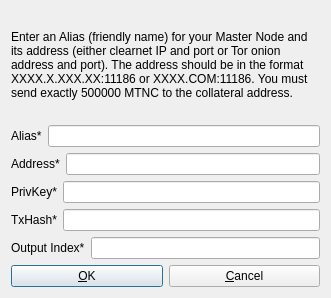
<?xml version="1.0" encoding="UTF-8"?>
<ui version="4.0">
 <class>AddEditAdrenalineNode</class>
 <widget class="QDialog" name="AddEditAdrenalineNode">
  <property name="geometry">
   <rect>
    <x>0</x>
    <y>0</y>
    <width>331</width>
    <height>298</height>
   </rect>
  </property>
  <property name="windowTitle">
   <string>Add/Edit MasternodeCoin Node</string>
  </property>
  <property name="modal">
   <bool>true</bool>
  </property>
  <layout class="QVBoxLayout" name="verticalLayout">
   <item>
    <widget class="QLabel" name="label_9">
     <property name="sizePolicy">
      <sizepolicy hsizetype="Preferred" vsizetype="Expanding">
       <horstretch>0</horstretch>
       <verstretch>0</verstretch>
      </sizepolicy>
     </property>
     <property name="text">
      <string>&lt;html&gt;&lt;head/&gt;&lt;body&gt;&lt;p&gt;Enter an Alias (friendly name) for your Master Node and its address (either clearnet IP and port or Tor onion address and port). The address should be in the format XXXX.X.XXX.XX:11186 or XXXX.COM:11186. You must send exactly 500000 MTNC to the collateral address.&lt;/p&gt;&lt;/body&gt;&lt;/html&gt;</string>
     </property>
     <property name="wordWrap">
      <bool>true</bool>
     </property>
    </widget>
   </item>
   <item>
    <layout class="QHBoxLayout" name="horizontalLayout_4">
     <property name="bottomMargin">
      <number>0</number>
     </property>
     <item>
      <widget class="QLabel" name="label_4">
       <property name="text">
        <string>Alias*</string>
       </property>
      </widget>
     </item>
     <item>
      <widget class="QLineEdit" name="aliasLineEdit"/>
     </item>
    </layout>
   </item>
   <item>
    <layout class="QHBoxLayout" name="horizontalLayout_5">
     <property name="bottomMargin">
      <number>0</number>
     </property>
     <item>
      <widget class="QLabel" name="label_6">
       <property name="text">
        <string>Address*</string>
       </property>
      </widget>
     </item>
     <item>
      <widget class="QLineEdit" name="addressLineEdit"/>
     </item>
    </layout>
   </item>
   <item>
    <layout class="QHBoxLayout" name="horizontalLayout_3">
     <property name="bottomMargin">
      <number>0</number>
     </property>
     <item>
      <widget class="QLabel" name="label_5">
       <property name="text">
        <string>PrivKey*</string>
       </property>
      </widget>
     </item>
     <item>
      <widget class="QLineEdit" name="privkeyLineEdit"/>
     </item>
    </layout>
   </item>
   <item>
    <layout class="QHBoxLayout" name="horizontalLayout_2">
     <property name="bottomMargin">
      <number>0</number>
     </property>
     <item>
      <widget class="QLabel" name="label_2">
       <property name="text">
        <string>TxHash*</string>
       </property>
      </widget>
     </item>
     <item>
      <widget class="QLineEdit" name="txhashLineEdit"/>
     </item>
    </layout>
   </item>
   <item>
    <layout class="QHBoxLayout" name="horizontalLayout_8">
     <property name="bottomMargin">
      <number>0</number>
     </property>
     <item>
      <widget class="QLabel" name="label_8">
       <property name="text">
        <string>Output Index*</string>
       </property>
      </widget>
     </item>
     <item>
      <widget class="QLineEdit" name="outputindexLineEdit"/>
     </item>
    </layout>
   </item>
   <item>
    <layout class="QHBoxLayout" name="horizontalLayout_Buttons">
     <item>
      <widget class="QPushButton" name="okButton">
       <property name="text">
        <string>&amp;OK</string>
       </property>
      </widget>
     </item>
     <item>
      <widget class="QPushButton" name="cancelButton">
       <property name="text">
        <string>&amp;Cancel</string>
       </property>
       <property name="autoDefault">
        <bool>false</bool>
       </property>
      </widget>
     </item>
    </layout>
   </item>
  </layout>
 </widget>
 <resources/>
 <connections/>
</ui>
